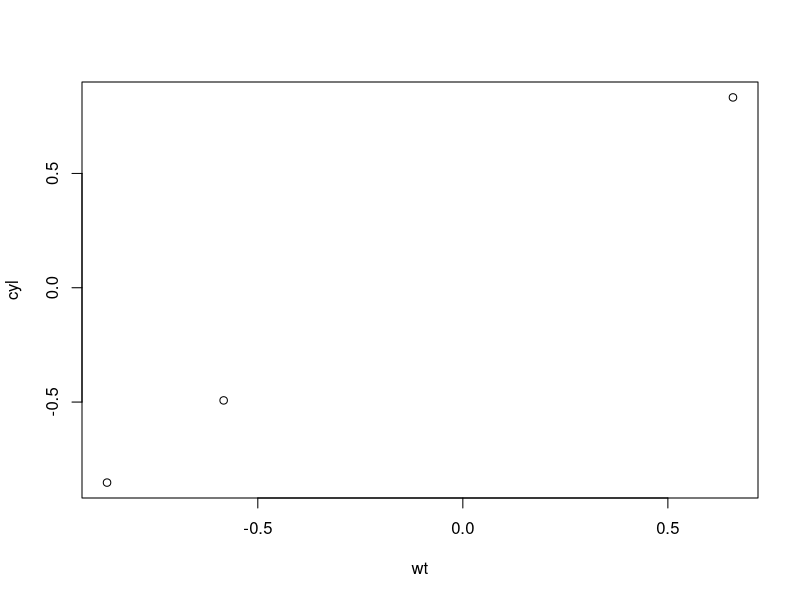
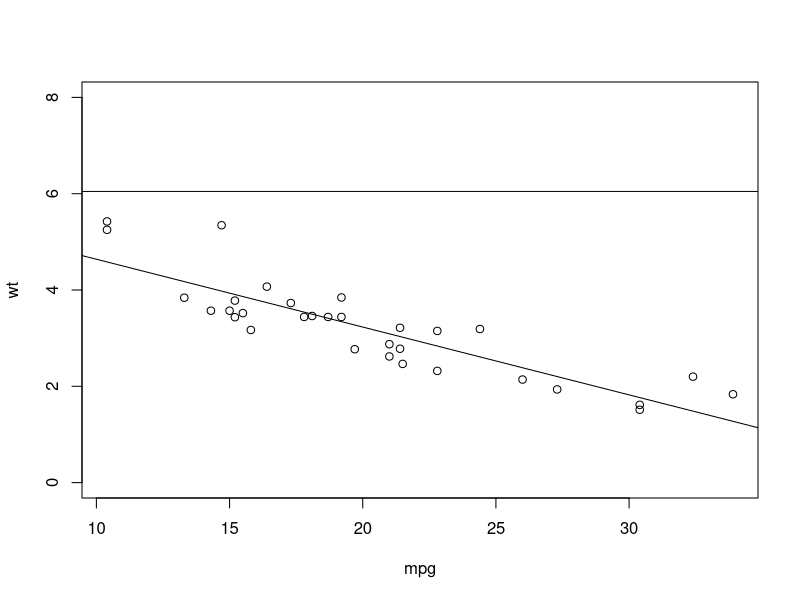
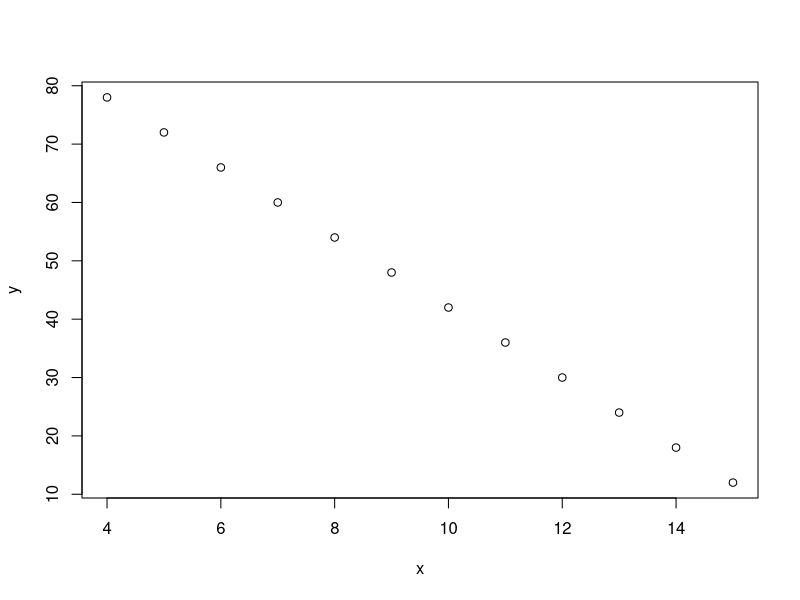
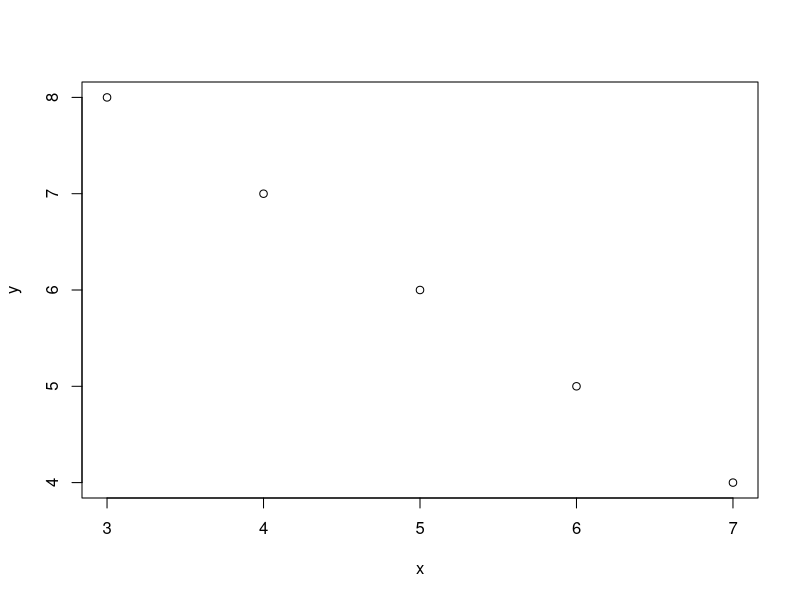
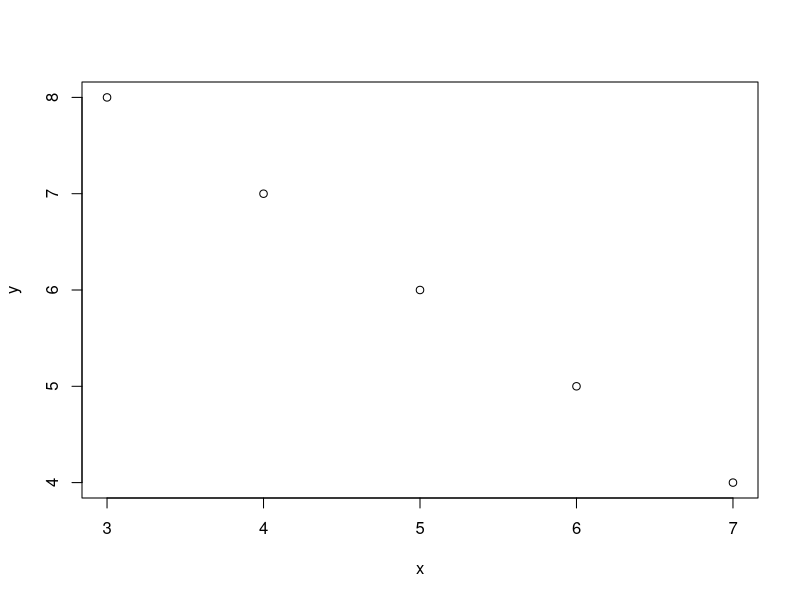

These charts were generated, in order, by the following R code:
#ch7
attach(mtcars)
str(mtcars)
detach(mtcars)

(m=mtcars[,c("mpg","gear","hp")])
(w=mtcars[,c("wt","cyl","carb")])
cor(m,w)
cov(m,w)
plot(cor(m,w))
attach(mtcars)
mpg;wt
cbind(mpg,wt)
cov(mpg,wt)
cov(wt, mpg)

cor(mpg,wt)
cor(wt, mpg)

plot(mpg,wt, ylim=c(0,8))
lmfit = lm(wt~mpg,data=mtcars)
summary(lmfit)
abline(h=6.0473)
abline(lm(wt~mpg,data=mtcars))

?lm
?abline

Input = ("
Volume   Pitch 
         1760    529 
         2040    566
         2440    473
         2550    461
         2730    465
         2740    532
         3010    484
         3080    527
         3370    488
         3740    485
         4910    478
         5090    434
         5090    468
         5380    449
         5850    425
         6730    389
         6990    421
         7960    416
         ")
Data = read.table(textConnection(Input),header=TRUE)
Data
summary(Data)
cor.test( ~ Pitch + Volume, 
          data=Data,
          method = "spearman",
          continuity = FALSE,
          conf.level = 0.95)
cor(Data$Volume,Data$Pitch, method="spearman")
cor(Data$Volume,Data$Pitch, method="kendall")
cor(Data$Volume,Data$Pitch, method="pearson")
?cor

x=c(6,8,12,15,18,20,24,28,31)
y=c(10,12,15,15,18,25,22,26,28)
cov(x,y)
cor(x,y)
(x1=x-mean(x))
(y1=y-mean(y))
(x1y1=x1*y1)
(cov1=sum(x1y1)/(length(x)-1))
cov(x,y)
cov(x,y)/(sd(x)*sd(y))
cor(x,y)
cbind(x,y,x1,c=x1^2,y1,d=y1^2,x1y1)
apply(cbind(x,y,x1,x1^2,y1,y1^2,x1y1), 2,sum)
colSums(cbind(x,y,x1,c=x1^2,y1,d=y1^2,x1y1))

rank(x)
x
cbind(x,rank(-x))
?rank

x=c(4,5,6,7,8,9,10,11,12,13,14,15)
y=c(78,72,66,60,54,48,42,36,30,24,18,12)
plot(x,y)
cov(x,y)     
(m=c(x-mean(x)))
(l=c(y-mean(y)))
(d=m*l)
a=sum(d)/c(length(x)-1)
a

x=c(3,5,6,7,4)
y=c(8,6,5,4,7)
c=y*x
plot(x,y)
cov(x,y)     
(m=c(x-mean(x)))
(l=c(y-mean(y)))
(d=m*l)
a=sum(d)/c(length(x)-1)
a

#Karl Pearson's coefficient of correlation
#1. 

x=c(3,5,6,7,4)
y=c(8,6,5,4,7)
c=y*x
plot(x,y)
cov(x,y)     
(m=c(x-mean(x)))
(l=c(y-mean(y)))
(d=m*l)
a=sum(d)/c(length(x)-1)
sdx= sd(x)
sdy=sd(y)
(r=a/(sdx*sdy))
r
cor(x,y, method="pearson")

#2. 

x=c(3,5,6,7,4)
y=c(8,6,5,4,7)
x1=c(x-mean(x))
y1=c(y-mean(y))
l=sum(x*x)
m=sum(y*y)
n=sum(x1*y1)
o=sqrt(l*m)
r=n/o
r
cor(x,y)

#3.


a=c(100,102,104,107,105,112,103,99)
b=c(15,12,13,11,12,12,19,26)
a1=c(a-mean(a))
b1=c(b-mean(b))
c=sum(a1*a1)
d=sum(b1*b1)
e=sum(a1*b1)
f=sqrt(c*d)
r=e/f
r

#4.

a=c(9,11,13,12,10,9,6,10)
b=c(4,8,13,11,9,6,4,9)
c=c(a-mean(a))
d=c(b-mean(b))
e=sum(a*a)
f=sum(b*b)
g=sum(c*d)
h=sqrt(e*f)
r=g/h
r
